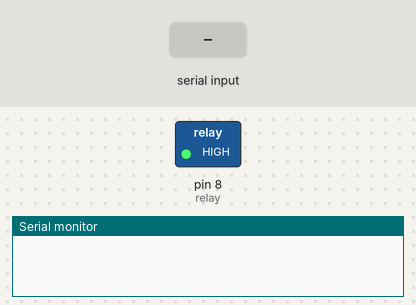
This sketch was run on a simulated Arduino Uno, built with avr-gcc and run on an emulated ATmega328P. On the bench: switched loads named in the sketch (green lamp = pin HIGH), the last lines printed to the serial monitor. The inputs (shaded band) are chosen by the test bench.

Above: at 1.2 s.
1.3 s: "on" received over Serial
At 2.8 s:
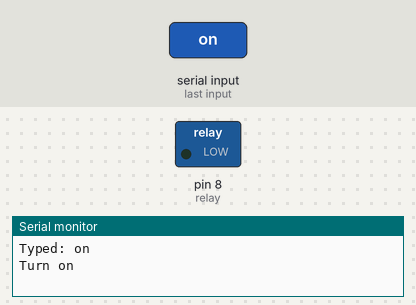
3.8 s: "1" received over Serial
At 5.8 s:
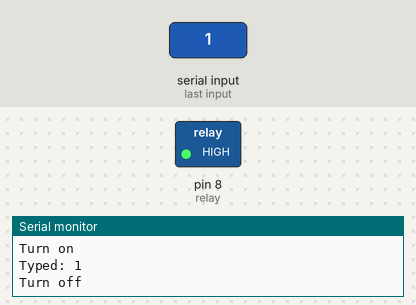
Timing chart, 0 to 7.3 s (numbered marks = the images above; inputs shaded):
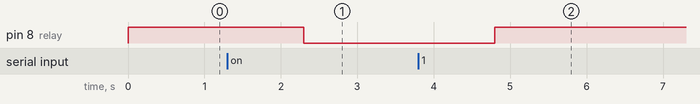

The sketch:

pump_controll.ino
```cpp
const int relay = 8;

void setup() {
  // put your setup code here, to run once:
  Serial.begin(9600);
  pinMode(relay, OUTPUT);
  digitalWrite(relay, HIGH);
}

void loop() {
  if (Serial.available() > 0) {
    String incoming = Serial.readString();
    Serial.println("Typed: " + incoming);
    if (incoming.equals("on")) {
      Serial.println("Turn on");
      digitalWrite(relay, LOW);
    }
    else {
      Serial.println("Turn off");
      digitalWrite(relay, HIGH);
    }
  }
}
```

Measured:
- after the input at 1.3 s, pin 8 (relay): HIGH → LOW after 1.0 s
- after the input at 3.8 s, pin 8 (relay): LOW → HIGH after 1.0 s
